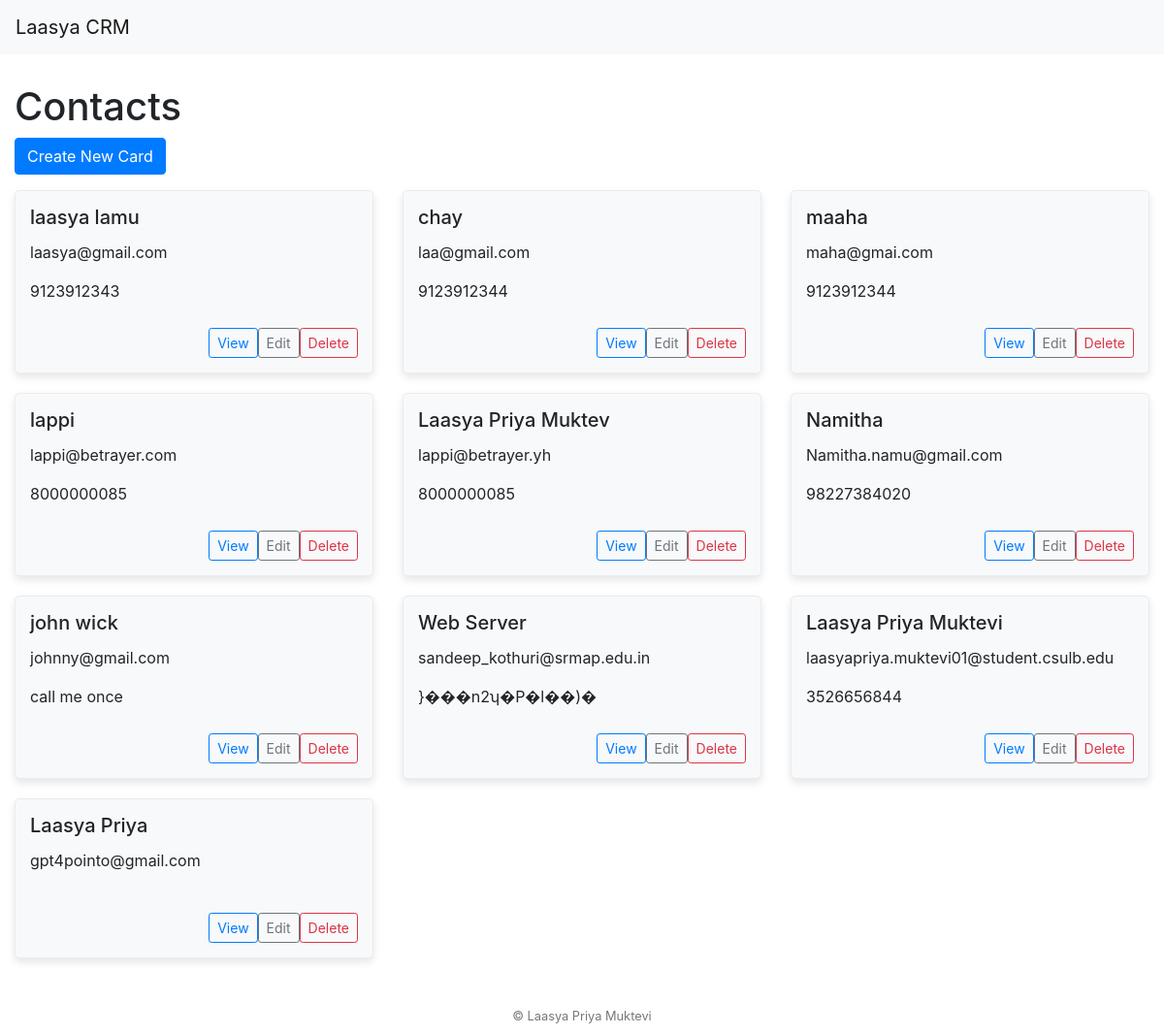
The app's page /, older data.
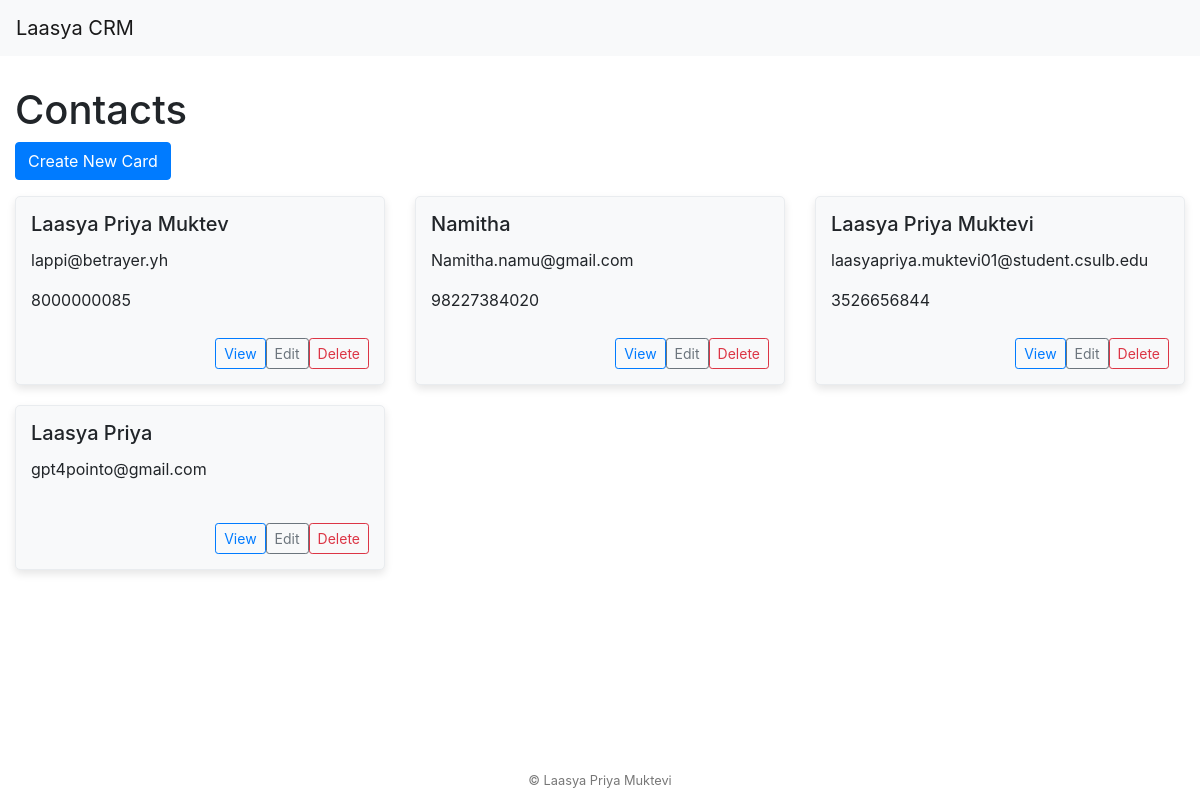
The same page, newer data.
### wildcard/models.py (models this page shows, shortened)
class ContactCard(models.Model):
    card_name = models.CharField(max_length=100, unique=True)
    card_email = models.EmailField(unique=True)
    card_phone = models.CharField(
        max_length=10,
        blank=True,
        validators=[RegexValidator(r'^\d{1,10}$', 'Only numeric characters are allowed.')])
    message = models.TextField(blank=True)

### wildcard/views.py (the view)
# urls.py: path('', views.wildcard_home, name='wildcard_home'),
def wildcard_home(request):
    cards = ContactCard.objects.all()
    return render(request, 'wildcard/home.html', {'cards': cards})

### wildcard/templates/wildcard/home.html (shortened to what this page needs)
<!DOCTYPE html>
<html>
<head>
    <link rel="stylesheet" href="https://cdn.jsdelivr.net/npm/bootstrap@4.0.0/dist/css/bootstrap.min.css">
</head>
<body>
    <nav class="navbar navbar-expand-lg navbar-light bg-light">
        <a class="navbar-brand" href="#">Laasya CRM</a>
    </nav>
    <div class="container">
        <h1>Contacts</h1>
        <a href="/create/" class="btn btn-primary mb-3">Create New Card</a>
        <div class="row">
            {% for card in cards %}
            <div class="col-md-4">
                <div class="card-custom">
                    <div class="card-body-custom">
                        <h5 class="card-title">{{ card.card_name }}</h5>
                        <p class="card-text">{{ card.card_email }}</p>
                        <p class="card-text">{{ card.card_phone }}</p>
                        <div class="card-action">
                            <a href="{% url 'card_info' card.id %}" class="btn btn-small btn-outline-primary">View</a>
                            <a href="/edit/{{ card.id }}/" class="btn btn-small btn-outline-secondary">Edit</a>
                            <a href="/delete/{{ card.id }}/" class="btn btn-small btn-outline-danger">Delete</a>
                        </div>
                    </div>
                </div>
            </div>
            {% empty %}
            <div class="col-12">
                <p>No contacts available.</p>
            </div>
            {% endfor %}
        </div>
    </div>
    <footer>
      &copy; Laasya Priya Muktevi
    </footer>
</body>
</html>

### wildcard/templates/wildcard/home.html (style rules this page uses)
.container { max-width: 100%; margin-top: 30px; }
footer { text-align: center; margin-top: 20px; padding: 10px 0; font-size: 0.8em; color: #777; }
body { display: flex; flex-direction: column; min-height: 100vh; }
.container { flex: 1; }
.btn-small { padding: .25rem .5rem; font-size: .875rem; line-height: 1.5; border-radius: .2rem; }
.card-custom { background-color: #f8f9fa; border: 1px solid #e9ecef; margin-bottom: 20px; border-radius: 5px; padding: 15px; box-shadow: 0 4px 8px rgba(0, 0, 0, 0.1); }
.card-body-custom { display: flex; flex-direction: column; justify-content: space-between; }
.card-action { display: flex; justify-content: flex-end; margin-top: 10px; }

Row changes from the older to the newer data that the page shows:
removed ContactCard: card_name "laasya lamu", card_email "laasya@gmail.com", card_phone "9123912343"
removed ContactCard: card_name "chay", card_email "laa@gmail.com", card_phone "9123912344"
removed ContactCard: card_name "maaha", card_email "maha@gmai.com", card_phone "9123912344"
removed ContactCard: card_name "lappi", card_email "lappi@betrayer.com", card_phone "8000000085"
removed ContactCard: card_name "john wick", card_email "johnny@gmail.com", card_phone "call me once"
removed ContactCard: card_name "Web Server", card_email "sandeep_kothuri@srmap.edu.in", card_phone "}���n2ʮ�P�l��)�"
